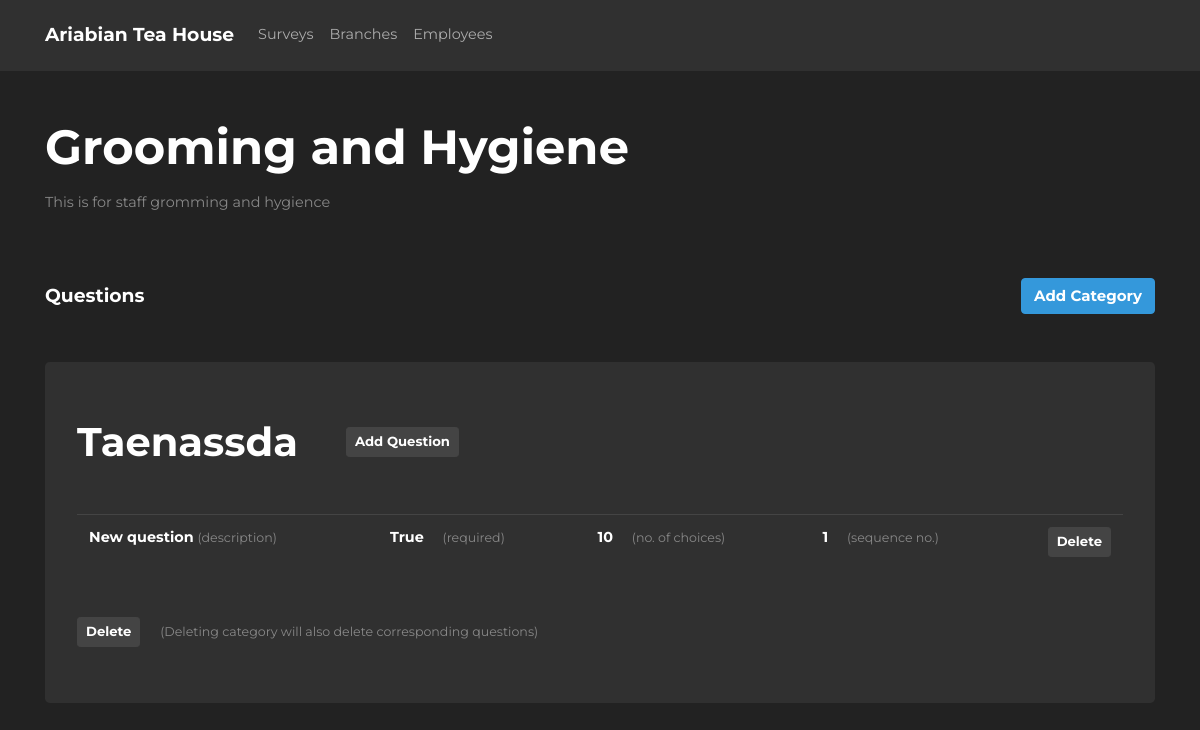
The app's page /surveys/1, older data.
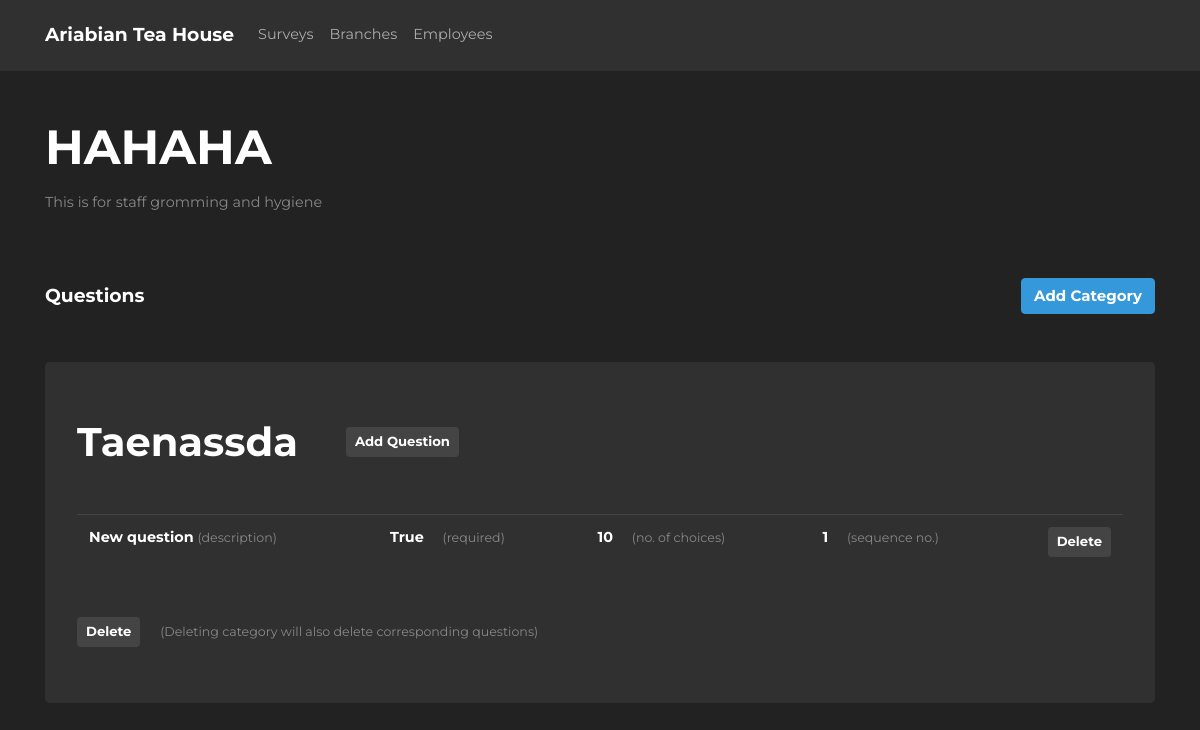
The same page, newer data.
### athsurveyapp/models/models.py (models this page shows, shortened)
class Survey(db.Model):
    __tablename__ = "survey"
    id = db.Column(db.Integer, primary_key=True)
    name = db.Column(db.String(255), nullable=False)
    description = db.Column(db.String(64), nullable=False)
    date_created = db.Column(db.DateTime(timezone=True), server_default=func.now())
    last_updated = db.Column(db.DateTime(timezone=True), onupdate=func.now())
    question_types = db.relationship(
        "QuestionType", backref="survey", cascade="all, delete-orphan"
    )

### athsurveyapp/blueprints/survey/views.py (the view)
@survey_page.route("/<id>")
def survey_details(id):
    qt_form = QuestionTypeForm()
    question_form = QuestionForm()
    survey = Survey.query.get(id)
    print(survey)
    return render_template(
        "survey_details.html",
        survey=survey,
        qt_form=qt_form,
        question_form=question_form,
    )

### athsurveyapp/blueprints/survey/templates/survey_details.html (shortened to what this page needs)
{% extends 'layouts/base.html' %} {% block title %}ATH - Survey{% endblock %}  {%
block body %}
<div class="container">
  <div class="row justify-content-center align-items-center">
    <div class="col-12" data-surveyid="{{ survey.id }}">
      <h1 class="m-0 font-weight-bold" id="surveyName">{{ survey.name }}</h1>
      <p class="text-muted mt-3" id="surveyDescription">
        {{ survey.description }}
      </p>
    </div>
  </div>
  <div class="row mt-5 align-items-center">
    <div class="col-6">
      <h5 class="font-weight-bold m-0">Questions</h5>
    </div>
    <div class="col-6">
      <button
        type="button"
        class="btn btn-info float-right font-weight-bold"
        data-toggle="modal"
        data-target="#categoryFormModal"
      >
        Add Category
      </button>
    </div>
  </div>
  <div class="row mt-5">
    <div class="col-12">
      <div class="jumbotron py-2">
        {% if not survey.question_types %}
        <p class="font-weight-bold text-center my-5 text-muted">
          No categories
        </p>
        {% else %} {% for question_type in survey.question_types %}
        <div data-categoryid="{{question_type.id}}" class="mb-5">
          <div class="d-flex">
            <h2 class="font-weight-bold my-5 mr-5 survey-category">
              {{question_type.description}}
            </h2>
            <button
              class="
                btn btn-secondary btn-sm
                my-auto
                font-weight-bold
                add-question-btn
              "
              data-toggle="modal"
              data-target="#questionFormModal"
            >
              Add Question
            </button>
          </div>
          {% if question_type.questions %}
          <table class="table table-hover">
            <tbody>
              {% for question in question_type.questions %}
              <tr data-questionid="{{question.id}}">
                <td>
                  <span class="font-weight-bold"
                    >{{ question.description }}</span
                  >
                  <span class="text-muted small">(description)</span>
                </td>
                <td>
                  <span class="font-weight-bold col-4"
                    >{{question.is_required}}</span
                  >
                  <span class="text-muted small">(required)</span>
                </td>
                <td>
                  <span class="font-weight-bold col-4"
                    >{{question.choice.value}}</span
                  >
                  <span class="text-muted small">(no. of choices)</span>
                </td>
                <td>
                  <span class="font-weight-bold col-4"
                    >{{question.sequence}}</span
                  >
                  <span class="text-muted small">(sequence no.)</span>
                </td>
                <td>
                  <button
                    class="
                      btn btn-secondary btn-sm
                      font-weight-bold
                      float-right
                      delete-question-form-modal-btn
                    "
                    data-toggle="modal"
                    data-target="#deleteQuestionFormModal"
                  >
                    Delete
                  </button>
                </td>
              </tr>
              {% endfor %}
            </tbody>
          </table>
          {% endif %}
          <div class="mt-5">
            <button
              class="
                btn btn-secondary btn-sm
                font-weight-bold
                delete-category-form-modal-btn
              "
              data-toggle="modal"
              data-target="#deleteCategoryFormModal"
            >
              Delete
            </button>
            <span class="small text-muted ml-3"
              >(Deleting category will also delete corresponding
              questions)</span
            >
          </div>
          {% endfor %} {% endif %}
        </div>
      </div>
    </div>
  </div>
</div>
{% endblock %}

Row changes from the older to the newer data that the page shows:
changed Survey: name "Grooming and Hygiene" → "HAHAHA"; description "This is for staff gromming and hygience" → "This is for staff gromming and hygiene"
